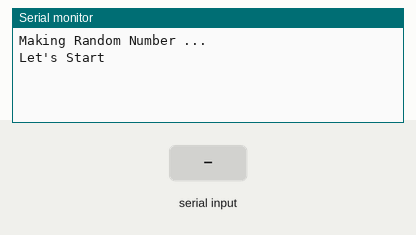
The sketch below on a simulated Arduino Uno, built with avr-gcc and run on an emulated ATmega328P. On the bench: the last lines printed to the serial monitor. Inputs (shaded band) come from the test bench. Random numbers use the default seed unless the sketch sets one.

Above: at 1.2 s.
1.3 s: "90,45\n" received over Serial
At 2.1 s:
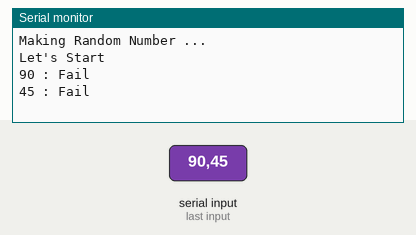
2.8 s: "30,150\n" received over Serial
At 4.3 s:
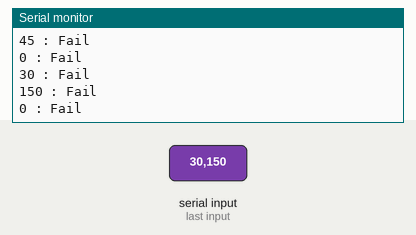
Timing chart, 0 to 5.8 s (numbered marks = the images above; inputs shaded):
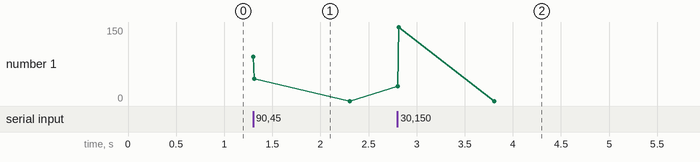

The sketch:

_14_RandomNumber_Method.ino
```cpp
#include <stdio.h>

void RPrint();

int num1 = 0;
int chkNum = 0;

void setup() {
  Serial.begin(9600);

  randomSeed(analogRead(A0));   //아날로그핀 0번을 seed값으로 초기화 한다.
  RPrint();
//  Serial.println("Making Random Number ...");
//  num1 = random(1, 10);      // 1~9 까지 값나옴
//  Serial.println("Let's Start ");

//  num1 = random(50, 100);  // 50~99 까지 값나옴

}

void loop() {

  if(Serial.available()){
     chkNum = Serial.parseInt();

     if(chkNum == num1){
        Serial.print(chkNum);
        Serial.println(" : Sucess");

        RPrint();
//        Serial.println("Making Random Number ...");
//        num1 = random(1,10);
//        Serial.println("Let's Start ");
     }
     else{
       Serial.print(chkNum);
       Serial.println(" : Fail");
     }
  }

}

  void  RPrint(){
    Serial.println("Making Random Number ...");
    num1 = random(1,10);
    Serial.println("Let's Start ");
  }
```

Measured:
- after the input at 1.3 s, the serial monitor: prints a new line at once (image 1)
- after the input at 2.8 s, the serial monitor: prints a new line at once (image 2)
